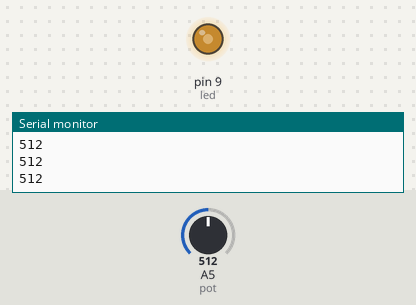
Bench run of a sketch on a simulated Arduino Uno, built with avr-gcc and run on an emulated ATmega328P. On the bench: output pins drawn as LEDs (lit = HIGH), the last lines printed to the serial monitor. Inputs (shaded band) come from the test bench; at power-on: A5 (pot) = 512.

Above: at 1.2 s.
1.3 s: A5 (pot) set to 716
At 2.1 s:
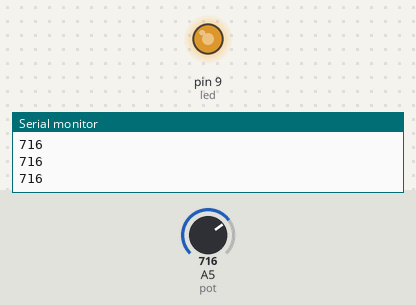
2.8 s: A5 (pot) set to 900
At 3.4 s:
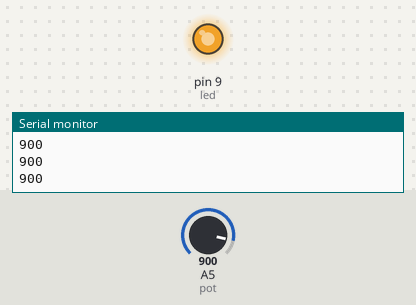
4.3 s: A5 (pot) set to 122
At 5.5 s:
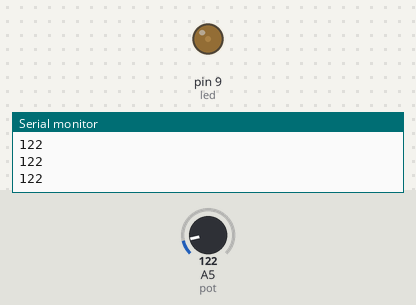
5.8 s: A5 (pot) set to 0
At 6.8 s:
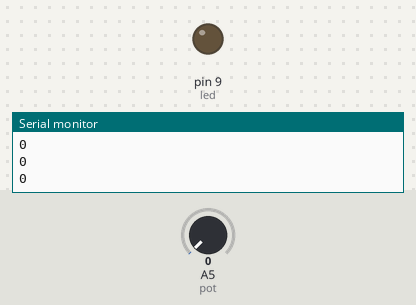
7.3 s: A5 (pot) set to 511
At 7.9 s:
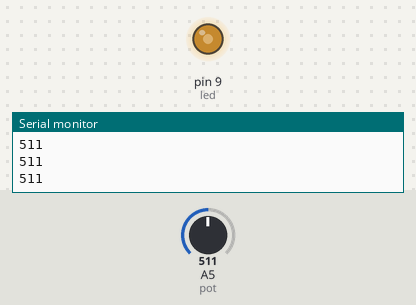
Timing chart, 0 to 9.8 s (numbered marks = the images above; inputs shaded):
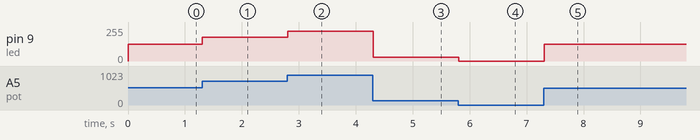

The sketch:

SYDREVHJBR_copy_20230623113101.ino
```cpp
int pot=A5;
int reading;
int britness;
int led=9;
void setup() {
  Serial.begin(9600);
}
void loop() {
  reading=analogRead(pot);
  Serial.println(reading);
  britness=map(reading,0,1023,0,255);
analogWrite(led,britness);
}
```

Measured:
- after the input at 1.3 s, pin 9 (led): 127/255 → 178/255 at once
- after the input at 2.8 s, pin 9 (led): 178/255 → 224/255 at once
- after the input at 4.3 s, pin 9 (led): 224/255 → 30/255 at once
- after the input at 5.8 s, pin 9 (led): 30/255 → 0/255 at once
- after the input at 7.3 s, pin 9 (led): 0/255 → 127/255 at once
